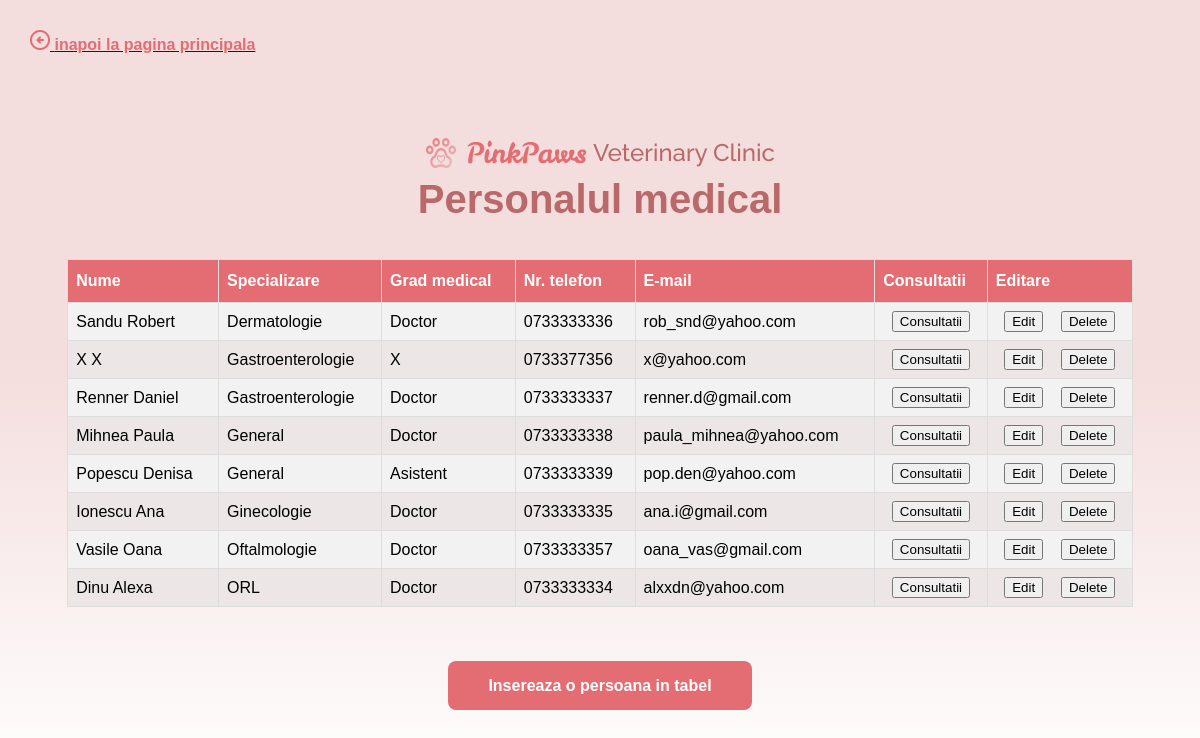
/Proiect_BD_Cabinet_Veterinar/admin_personal1.php (signed in), run on the app's committed database.
### tables this page shows
CREATE TABLE `personal_medical` (
  `id_personal` int(11) NOT NULL,
  `id_specializare` int(11) NOT NULL,
  `grad_medical` varchar(50) NOT NULL,
  `nume` varchar(50) NOT NULL,
  `prenume` varchar(50) NOT NULL,
  `CNP` char(13) NOT NULL,
  `nr_telefon` varchar(20) NOT NULL,
  `e_mail` varchar(50) NOT NULL
);

CREATE TABLE `specializari` (
  `id_specializare` int(11) NOT NULL,
  `denumire` varchar(50) NOT NULL
);

### Proiect_BD_Cabinet_Veterinar/admin_personal1.php (the view, shortened to what this page needs)
<?php
	include("connection.php");
?>
<!DOCTYPE html>
<html>
<head>
<link rel="stylesheet" href="my_style.css">
</head>
<body class="bkg2">
<poz_sageata><a href="admin_homepage.php"><img src="img\sageata.png" alt="sageata"><text_inapoi_la> inapoi la pagina principala</text_inapoi_la></a></poz_sageata>
<br><br><br><br><br><br><br>
<center><img src="img\titlu1.png" alt="logo clinica"></center>
<center><titlu_homepage>Personalul medical</titlu_homepage></center>
<br><br>
<center><table id="customers">
        <thead>
			<tr>
				<th>Nume</th>
				<th>Specializare</th>
				<th>Grad medical</th>
				<th>Nr. telefon</th>
				<th>E-mail</th>
				<th>Consultatii</th>
				<th>Editare</th>
			</tr>
		</thead>
        <tbody>
            <?php
			$sql1 = "SELECT id_personal, P.nume, P.prenume, S.denumire, P.grad_medical , nr_telefon, e_mail
					FROM personal_medical P INNER JOIN specializari S on S.id_specializare = P.id_specializare";
			$result = $con->query($sql1);
			while($row = $result->fetch_assoc()) {
                echo "<tr>
                    <td>" . $row["nume"] . " " . $row["prenume"] . "</td>
                    <td>" . $row["denumire"] . "</td>
                    <td>" . $row["grad_medical"] . "</td>
                    <td>" . $row["nr_telefon"] . "</td>
                    <td>" . $row["e_mail"] . "</td>
					<td>
                        <center><a href='admin_personal2.php?id_pm=".$row['id_personal']."'><input type='submit' value='Consultatii'></a></center>
                    </td>
					<td>
                        <center><a href='edit_personal.php?id_pm=".$row['id_personal']."'><input type='submit' value='Edit'></a> &nbsp;&nbsp;
                        <a href='delete_personal.php?id_pm=".$row['id_personal']."'><input type='submit' value='Delete'></a></center>
                    </td>
                </tr>";
			}
            ?>
        </tbody>
    </table></center>
	<br><br><br>
	<center><a href='insert_personal.php'><input type="button" value="Insereaza o persoana in tabel" class="button_homepage_stapan"></a></center>
<br><br><br><br>
</body>
</html>

### Proiect_BD_Cabinet_Veterinar/my_style.css (style rules this page uses)
#customers { font-family: Raleway, sans-serif; border-collapse: collapse; width: 90%; }
#customers td, #customers th { border: 1px solid #ddd; padding: 8px; }
#customers tr:nth-child(even) { background-color: #ede6e6; }
#customers tr:nth-child(odd) { background-color: #f2f2f2; }
#customers th { padding-top: 12px; padding-bottom: 12px; text-align: left; background-color: #E36D72; color: white; }
input::placeholder { font-family: 'Raleway', sans-serif; font-style: normal; font-weight: 500; font-size: 16px; line-height: 19px; color: #8B7A7A; }
.bkg2 { background: linear-gradient(180deg, #F4DDDD 45.66%, #FFFFFF 100%); }
titlu_homepage { font-family: 'Raleway', sans-serif; font-style: normal; font-weight: 700; font-size: 40px; line-height: 47px; text-align: center; color: #B96969; }
text_inapoi_la { font-family: 'Raleway', sans-serif; font-style: normal; font-weight: 600; font-size: 16px; line-height: 19px; color: #E36D72; }
poz_sageata { position: absolute; left: 30px; top: 30px; }
.button_homepage_stapan { width: 304px; height: 49px; background: #E36D72; border-radius: 8px; border-width : 0; font-family: 'Raleway', sans-serif; font-style: normal; font-weight: 700; font-size: 16px; line-height: 19px; text-align: center; color: #FFFFFF; }

### data on the page
personal_medical: nume "Sandu", prenume "Robert", id_specializare.denumire "Dermatologie", grad_medical "Doctor", nr_telefon "0733333336", e_mail "rob_snd@yahoo.com"
personal_medical: nume "X", prenume "X", id_specializare.denumire "Gastroenterologie", grad_medical "X", nr_telefon "0733377356", e_mail "x@yahoo.com"
personal_medical: nume "Renner", prenume "Daniel", id_specializare.denumire "Gastroenterologie", grad_medical "Doctor", nr_telefon "0733333337", e_mail "renner.d@gmail.com"
personal_medical: nume "Mihnea", prenume "Paula", id_specializare.denumire "General", grad_medical "Doctor", nr_telefon "0733333338", e_mail "paula_mihnea@yahoo.com"
personal_medical: nume "Popescu", prenume "Denisa", id_specializare.denumire "General", grad_medical "Asistent", nr_telefon "0733333339", e_mail "pop.den@yahoo.com"
personal_medical: nume "Ionescu", prenume "Ana", id_specializare.denumire "Ginecologie", grad_medical "Doctor", nr_telefon "0733333335", e_mail "ana.i@gmail.com"
personal_medical: nume "Vasile", prenume "Oana", id_specializare.denumire "Oftalmologie", grad_medical "Doctor", nr_telefon "0733333357", e_mail "oana_vas@gmail.com"
personal_medical: nume "Dinu", prenume "Alexa", id_specializare.denumire "ORL", grad_medical "Doctor", nr_telefon "0733333334", e_mail "alxxdn@yahoo.com"
